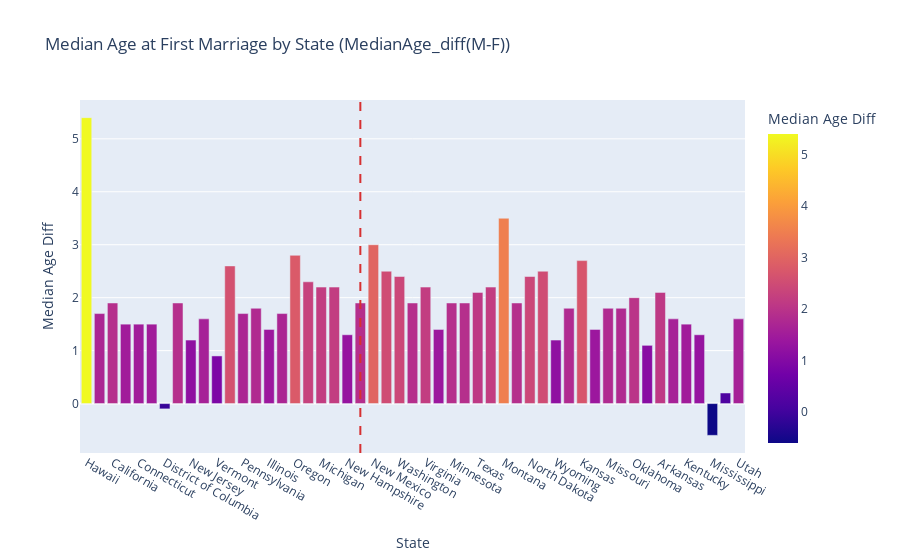

Notebook code for this chart:
### Code cell
# 创建条形图显示各州的中位数年龄
fig = px.bar(
    df_all,
    x="State",
    y="MedianAge_diff",
    title="Median Age at First Marriage by State (MedianAge_diff(M-F))",
    color="MedianAge_diff",
    labels={"MedianAge_diff": "Median Age Diff"},
)
# 为USA添加竖虚线
fig.add_vline(
    x=df_all[df_all['State'] == 'USA'].index[0],
    line_width=2,
    line_dash="dash",
    line_color="#d63031"
)

fig.show()

### Figure 1 — Plotly figure (JSON) as saved in the notebook; plotly's stock layout.template omitted (floating-point values rounded to 4 significant figures)
{"data": [{"hovertemplate": "State=%{x}<br>Median Age Diff=%{marker.color}<extra></extra>", "legendgroup": "", "marker": {"color": [5.4, 1.7, 1.9, 1.5, 1.5, 1.5, -0.1, 1.9, 1.2, 1.6, 0.9, 2.6, 1.7, 1.8, 1.4, 1.7, 2.8, 2.3, 2.2, 2.2, 1.3, 1.9, 3.0, 2.5, 2.4, 1.9, 2.2, 1.4, 1.9, 1.9, 2.1, 2.2, 3.5, 1.9, 2.4, 2.5, 1.2, 1.8, 2.7, 1.4, 1.8, 1.8, 2.0, 1.1, 2.1, 1.6, 1.5, 1.3, -0.6, 0.2, 1.6], "coloraxis": "coloraxis", "pattern": {"shape": ""}}, "name": "", "orientation": "v", "showlegend": false, "textposition": "auto", "type": "bar", "x": ["Hawaii", "New York", "California", "Massachusetts", "Connecticut", "Rhode Island", "District of Columbia", "Maryland", "New Jersey", "Delaware", "Vermont", "Arizona", "Pennsylvania", "Florida", "Illinois", "Nevada", "Oregon", "Colorado", "Michigan", "Georgia", "New Hampshire", "USA", "New Mexico", "Louisiana", "Washington", "Wisconsin", "Virginia", "Maine", "Minnesota", "Ohio", "Texas", "North Carolina", "Montana", "South Carolina", "North Dakota", "Indiana", "Wyoming", "Alabama", "Kansas", "Alaska", "Missouri", "Nebraska", "Oklahoma", "Tennessee", "Arkansas", "Idaho", "Kentucky", "West Virginia", "Mississippi", "South Dakota", "Utah"], "xaxis": "x", "y": [5.4, 1.7, 1.9, 1.5, 1.5, 1.5, -0.1, 1.9, 1.2, 1.6, 0.9, 2.6, 1.7, 1.8, 1.4, 1.7, 2.8, 2.3, 2.2, 2.2, 1.3, 1.9, 3.0, 2.5, 2.4, 1.9, 2.2, 1.4, 1.9, 1.9, 2.1, 2.2, 3.5, 1.9, 2.4, 2.5, 1.2, 1.8, 2.7, 1.4, 1.8, 1.8, 2.0, 1.1, 2.1, 1.6, 1.5, 1.3, -0.6, 0.2, 1.6], "yaxis": "y"}], "layout": {"barmode": "relative", "coloraxis": {"colorbar": {"title": {"text": "Median Age Diff"}}, "colorscale": [[0, "#0d0887"], [0.1111, "#46039f"], [0.2222, "#7201a8"], [0.3333, "#9c179e"], [0.4444, "#bd3786"], [0.5556, "#d8576b"], [0.6667, "#ed7953"], [0.7778, "#fb9f3a"], [0.8889, "#fdca26"], [1, "#f0f921"]]}, "legend": {"tracegroupgap": 0}, "shapes": [{"line": {"color": "#d63031", "dash": "dash", "width": 2}, "type": "line", "x0": 21, "x1": 21, "xref": "x", "y0": 0, "y1": 1, "yref": "y domain"}], "title": {"text": "Median Age at First Marriage by State (MedianAge_diff(M-F))"}, "xaxis": {"anchor": "y", "domain": [0, 1], "title": {"text": "State"}}, "yaxis": {"anchor": "x", "domain": [0, 1], "title": {"text": "Median Age Diff"}}}}
